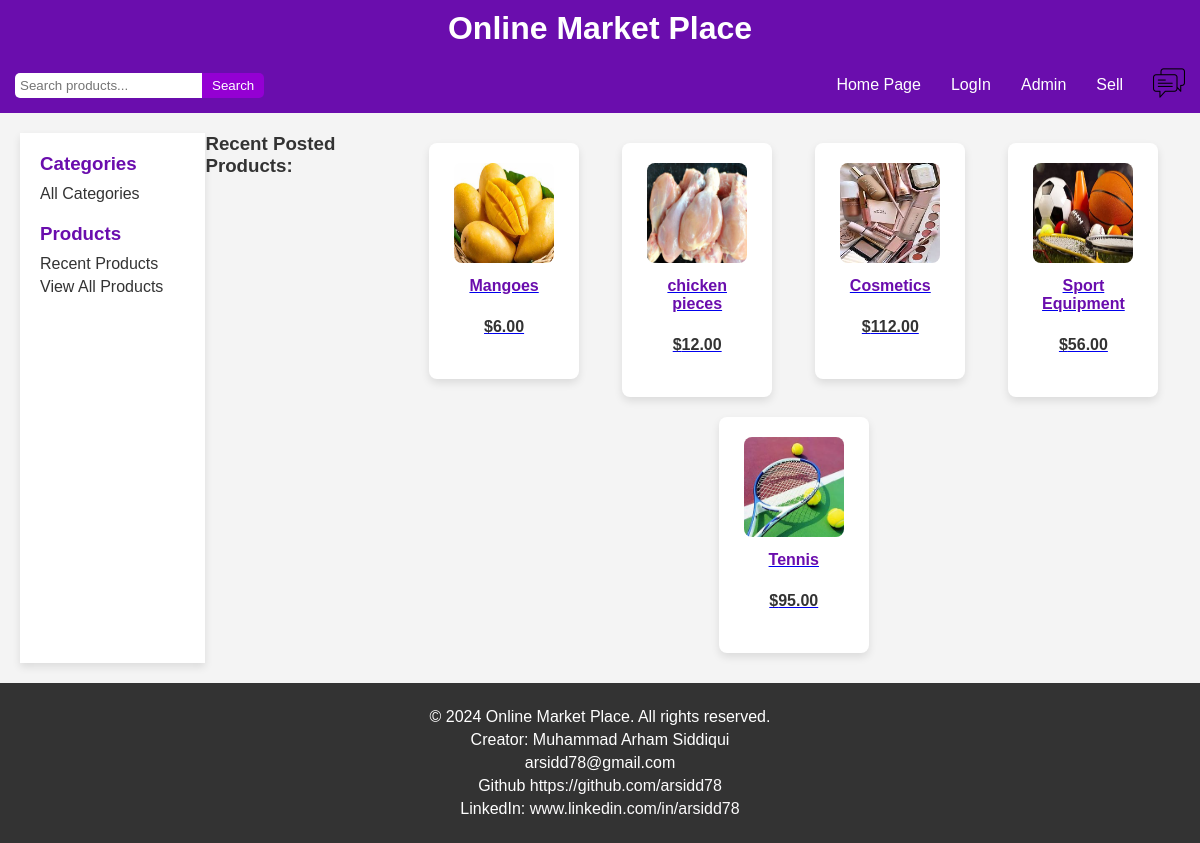
The page / on the database its author committed.
### product/models.py (models this page shows, shortened)
class Products(models.Model):
    name = models.ForeignKey(User,on_delete=models.CASCADE)
    product_name = models.CharField(max_length=200)
    product_description = models.TextField(max_length=500)
    product_price = models.DecimalField('Price',max_digits=7,decimal_places=2)
    product_discounted_price = models.DecimalField('Discounted Price',max_digits=7,decimal_places=2,null=True,blank=True)
    product_delivery_charge = models.IntegerField(default=0)
    product_tax_rate = models.DecimalField(decimal_places=3,max_digits=5, null= True, blank= True)
    product_specification = models.TextField(null= True, blank= True)
    product_posted_date = models.DateField( auto_now_add=True)
    product_images = models.ImageField(upload_to='products/')
    product_images2 = models.ImageField(null=True,blank=True,upload_to='products/')
    product_images3 = models.ImageField(null=True,blank=True,upload_to='products/')
    product_images4 = models.ImageField(null=True,blank=True,upload_to='products/')
    product_images5 = models.ImageField(null=True,blank=True,upload_to='products/')
    categories_choices = product_categories = {
    "ELECTRONICS": "Electronics",
    "CLOTHING & ACCESSORIES": "Clothing & Accessories",
    "HOME & KITCHEN": "Home & Kitchen",
    "BEAUTY & PERSONAL CARE": "Beauty & Personal Care",
    "HEALTH & FITNESS": "Health & Fitness",
    "TOYS & GAMES": "Toys & Games",
    "BOOKS & MEDIA": "Books & Media",
    "AUTOMOTIVE": "Automotive",
    "SPORTS & OUTDOORS": "Sports & Outdoors",
    "PET SUPPLIES": "Pet Supplies",
    "HOME APPLIANCES": "Home Appliances",
    "OFFICE SUPPLIES": "Office Supplies",
    "FURNITURE & DECOR": "Furniture & Decor",
    "JEWELRY & WATCHES": "Jewelry & Watches",
    "BABY & TODDLER": "Baby & Toddler",
    "FOOD & GROCERIES": "Food & Groceries",
    "ARTS & CRAFTS": "Arts & Crafts",
    "MUSICAL INSTRUMENTS": "Musical Instruments",
    "GARDEN & OUTDOOR LIVING": "Garden & Outdoor Living",
    "TRAVEL & LUGGAGE": "Travel & Luggage",
    "SMARTPHONE": "Smartphone",
    "LAPTOP": "Laptop",
    "CAMERA": "Camera",
    "TV": "TV",
    "HEADPHONE": "Headphone",
    "GADGET": "Gadget",
    "APPAREL": "Apparel",
    "BAG": "Bag",
    "JEWELRY": "Jewelry",
    "SUNGLASSES": "Sunglasses",
    "WATCH": "Watch",
    "HOME IMPROVEMENT": "Home Improvement",
    "DECOR": "Decor",
    "KITCHEN APPLIANCES": "Kitchen Appliances",
    "COOKWARE": "Cookware",
    "FURNITURE": "Furniture",
    "SKINCARE": "Skincare",
    "MAKEUP": "Makeup",
    "HAIRCARE": "Haircare",
    "GROOMING": "Grooming",
    "FRAGRANCES": "Fragrances",
    "EXERCISE EQUIPMENT": "Exercise Equipment",
    "NUTRITIONAL SUPPLEMENTS": "Nutritional Supplements",
    "FITNESS TRACKERS": "Fitness Trackers",
    "YOGA MATS": "Yoga Mats",
    "TOYS": "Toys",
    "BOARD GAMES": "Board Games",
    "PUZZLES": "Puzzles",
    "EDUCATIONAL TOYS": "Educational Toys",
    "OUTDOOR PLAY EQUIPMENT": "Outdoor Play Equipment",
    "BOOKS": "Books",
    "E-BOOKS": "E-books",
    "AUDIOBOOKS": "Audiobooks",
    "DVDS": "DVDs",
    "CDS": "CDs",
    "DIGITAL MEDIA": "Digital Media",
    "CAR PARTS": "Car Parts",
    "ACCESSORIES": "Accessories",
    "TOOLS": "Tools",
    "MAINTENANCE SUPPLIES": "Maintenance Supplies",
    "ELECTRONICS": "Electronics",
    "SPORTING EQUIPMENT": "Sporting Equipment",
    "CAMPING GEAR": "Camping Gear",
    "HIKING GEAR": "Hiking Gear",
    "OUTDOOR CLOTHING": "Outdoor Clothing",
    "FOOD": "Food",
    "TOYS": "Toys",
    "GROOMING PRODUCTS": "Grooming Products",
    "BEDS": "Beds",
    "CARRIERS": "Carriers",
    "LARGE APPLIANCES": "Large Appliances",
    "SMALL APPLIANCES": "Small Appliances",
    "STATIONERY": "Stationery",
    "DESK ORGANIZERS": "Desk Organizers",
    "PRINTERS": "Printers",
    "OFFICE FURNITURE": "Office Furniture",
    "TECHNOLOGY ACCESSORIES": "Technology Accessories",
    "SOFAS": "Sofas",
    "CHAIRS": "Chairs",
    "TABLES": "Tables",
    "LIGHTING FIXTURES": "Lighting Fixtures",
    "RUGS": "Rugs",
    "RINGS": "Rings",
    "NECKLACES": "Necklaces",
    "BRACELETS": "Bracelets",
    "EARRINGS": "Earrings",
    "WATCHES": "Watches",
    "CLOTHING": "Clothing",
    "DIAPERS": "Diapers",
    "FEEDING SUPPLIES": "Feeding Supplies",
    "STROLLERS": "Strollers",
    "TOYS": "Toys",
    "NON-PERISHABLE FOOD": "Non-perishable Food",
    "SNACKS": "Snacks",
    "BEVERAGES": "Beverages",
    "GOURMET FOODS": "Gourmet Foods",
    "SPICES": "Spices",
    "ART SUPPLIES": "Art Supplies",
    "CRAFTING MATERIALS": "Crafting Materials",
    "DIY KITS": "DIY Kits",
    "SEWING SUPPLIES": "Sewing Supplies",
    "GUITARS": "Guitars",
    "KEYBOARDS": "Keyboards",
    "DRUMS": "Drums",
    "VIOLINS": "Violins",
    "WIND INSTRUMENTS": "Wind Instruments",
    "GARDENING TOOLS": "Gardening Tools",
    "PLANTS": "Plants",
    "OUTDOOR FURNITURE": "Outdoor Furniture",
    "BBQ GRILLS": "BBQ Grills",
    "LUGGAGE SETS": "Luggage Sets",
    "BACKPACKS": "Backpacks",
    "TRAVEL ACCESSORIES": "Travel Accessories",
    "TOILETRIES": "Toiletries",
    "OUTDOOR GEAR": "Outdoor Gear"
    }
    product_category = models.CharField('category',max_length=100,choices=categories_choices)
    product_quantity = models.PositiveIntegerField()
    sellor_name = models.CharField(max_length=100)
    company_name = models.CharField(null= True, blank= True, max_length=200)
    product_website = models.URLField(null= True,blank=True)

### product/views.py (the view)
# urls.py: path('',views.home,name='home'),
def home(request):
    try:
        member = get_object_or_404(Member, user = request.user)
        if request.user.is_authenticated:
            products = Products.objects.order_by('-product_posted_date')[:5]
        else:
            products = Products.objects.order_by('-product_posted_date')[:10]
        messages_recieved = member.user_messages_received.all()
        unread_messages = 0
        new_sales_order = 0
        try:
            purchase_orders = Purchase.objects.filter(sellor = request.user)
            for order in purchase_orders:
                if order.read == False:
                  new_sales_order +=1
        except:# Incase there is no sale order
            purchase_orders = None
        for msg in messages_recieved:
            if msg.read == False:
                unread_messages+=1
        try:
            if request.user.is_authenticated:
                items = member.user_interest.all()
                context = {
                    'products':products,
                    'items':items[:5] ,
                    'member':member,
                    'request':request,
                    'unread_messages':unread_messages,
                    'new_sales_order': new_sales_order
                }
        except: # Incase there is no user_interest:
            context = {
                'products':products,
                'request':request,
                'member':member,
                'unread_messages':unread_messages,
                'new_sales_order': new_sales_order
                }
        return render(request,'product/index.html',context=context)
    except :
        products = Products.objects.order_by('-product_posted_date')[:5]
        context = {'products':products}
        return render(request,'product/index.html',context=context)

### product/templates/product/index.html (shortened to what this page needs)
{% load static %}
<!DOCTYPE html>
<html lang="en">
<head>
    <link rel="stylesheet" href="{% static 'product/index_style.css' %}">
</head>
<body>
    <header>
        <h1>Online Market Place</h1>
    </header>
    <nav>
        <div class="search-container">
            <form action="{% url 'product:search' %}" method="post">
                <input type="search" name="search_bar" placeholder="Search products...">
                <input type="submit" value="Search" >
            </form>
        </div>
        <a href="{% url 'product:home' %}">Home Page</a>
        {% if request.user.is_authenticated %}
            <a href="{% url 'registration:signout' %}">LogOut</a>
        {% else %}
            <a href="{% url 'registration:login' %}">LogIn</a>
        {% endif %}
        <a href="/admin/">Admin</a>
        <a href="{% url 'member:add_product_page' %}">Sell</a>
        <a href="{% url 'chat:sellor-chat' %}">{{unread_messages}}<img src="/media/logos/chat_logo.png" alt="chat" width="32"></a>
    </nav>
    <div class="main-content">
        <aside class="aside_links">
            <section>
                <h3>Categories</h3>
                <a href="{% url 'product:categories_page' %}">All Categories</a>
            </section>
            <section>
                <h3>Products</h3>
                <a href="{% url 'product:recent_products' %}">Recent Products</a>
                <a href="{% url 'product:view_all' %}">View All Products</a>
            </section>
        </aside>
            <h3>Recent Posted Products:</h3>
            <div class="article_product_list">
                {% for product in products %}
                    <a href="{% url 'product:details' product.id %}" class="product_detailslink">
                        <article class="product_data">
                            <img src="{{ product.product_images.url }}" alt="{{ product.product_name }}" width="100" height="100">
                            <br>
                            <label class="discounted_price">{{ product.product_name }}</label><br>
                            {% if product.product_discounted_price %}
                                <label>${{ product.product_price }} ${{ product.product_discounted_price }}</label><br>
                            {% else %}
                                <label class="price">${{ product.product_price }}</label><br>
                            {% endif %}
                        </article>
                    </a>
                {% endfor %}
            </div>
        </div>
    <footer>
        <p>&copy; 2024 Online Market Place. All rights reserved.</p>
        <p>Creator: Muhammad Arham Siddiqui</p>
        <p>arsidd78@gmail.com</p>
        <p>Github <a href="https://github.com/arsidd78">https://github.com/arsidd78</a></p>
        <p>LinkedIn: <a href="www.linkedin.com/in/arsidd78">www.linkedin.com/in/arsidd78</a></p>
    </footer>
</body>
</html>

### product/static/product/index_style.css (style rules this page uses)
* { margin: 0; padding: 0; box-sizing: border-box; font-family: Arial, sans-serif; }
html, body { height: 100%; background-color: #f4f4f4; color: #333; display: flex; flex-direction: column; }
header { background-color: #6a0dad; color: white; padding: 10px 0; text-align: center; }
.search-container { flex-grow: 1; }
.search-container form { display: flex; }
.search-container input[type="search"] { padding: 5px; border: none; margin-left: 15px; border-radius: 5px 0 0 5px; }
.search-container input[type="submit"] { padding: 5px 10px; border: none; background-color: #9400d3; color: white; border-radius: 0 5px 5px 0; cursor: pointer; }
nav { background-color: #6a0dad; display: flex; justify-content: center; align-items: center; padding: 10px 0; }
nav .search-container { display: flex; align-items: center; margin-right: 20px; }
nav input[type="search"] { padding: 5px 10px; border: 2px solid #ddd; border-radius: 20px 0 0 20px; outline: none; }
nav a { color: white; text-decoration: none; margin: 0 15px; transition: color 0.3s; }
.main-content { display: flex; flex-grow: 1; padding: 20px; }
.aside_links { background-color: white; padding: 20px; width: 200px; box-shadow: 0 4px 8px rgba(0, 0, 0, 0.1); }
.aside_links section { margin-bottom: 20px; }
.aside_links h3 { color: #6a0dad; margin-bottom: 10px; }
.aside_links a { color: #333; text-decoration: none; display: block; margin-bottom: 5px; transition: color 0.3s; }
.user_interest, .article_product_list { display: flex; flex-wrap: wrap; justify-content: space-around; }
.user_interest article, .article_product_list .product_data { background-color: white; border-radius: 8px; box-shadow: 0 4px 8px rgba(0, 0, 0, 0.1); margin: 10px; padding: 20px; text-align: center; width: 150px; transition: transform 0.3s, box-shadow 0.3s; }
.user_interest img, .article_product_list img { border-radius: 8px; margin-bottom: 10px; }
.user_interest label, .article_product_list label { display: block; margin-bottom: 5px; }
.discounted_price { color: #6a0dad; font-weight: bold; }
.price { color: #333; font-weight: bold; }
footer { background-color: #333; color: white; padding: 20px; text-align: center; margin-top: auto; }
footer p { margin: 5px 0; }
footer a { color: #fcfbfc; text-decoration: none; }

### rows shown on the page
Products: product_images (picture), product_name "Mangoes", product_price "6.00"
Products: product_images (picture), product_name "chicken pieces", product_price "12.00"
Products: product_images (picture), product_name "Cosmetics", product_price "112.00"
Products: product_images (picture), product_name "Sport Equipment", product_price "56.00"
Products: product_images (picture), product_name "Tennis", product_price "95.00"
